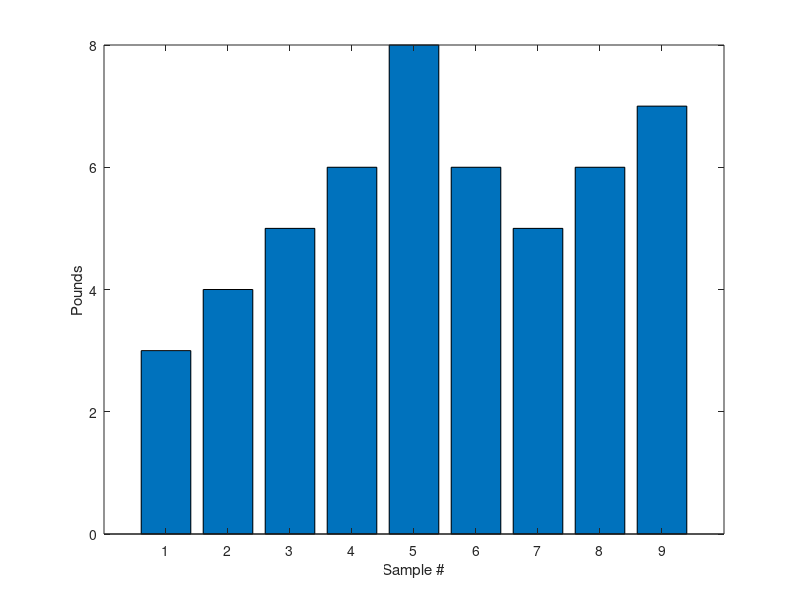

The MATLAB script that drew this image:
a = [1 2 3 4 6 4 3 4 5]; %First, let's create a simple vector with 9 elements called a.
b = a + 2; % Now let's add 2 to each element of our vector, a, and store the result in a new vector.
plot(b); %Let's plot the result of our vector addition with grid lines.
bar(b); % for pulse 
xlabel('Sample #');
ylabel('Pounds');
